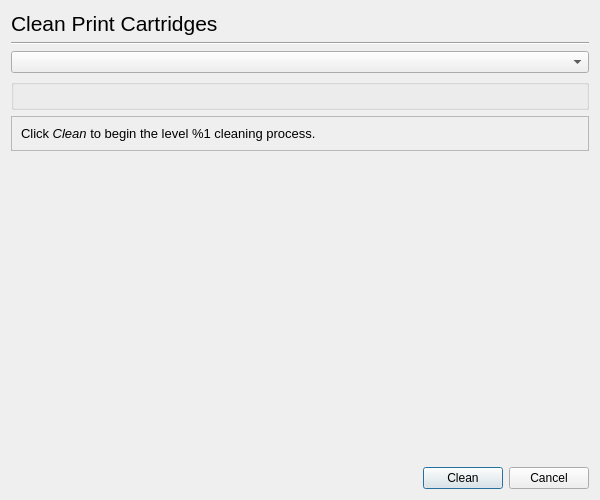
<ui version="4.0" >
 <class>Dialog</class>
 <widget class="QDialog" name="Dialog" >
  <property name="geometry" >
   <rect>
    <x>0</x>
    <y>0</y>
    <width>600</width>
    <height>500</height>
   </rect>
  </property>
  <property name="windowTitle" >
   <string>HP Device Manager - Clean Print Cartridges</string>
  </property>
  <layout class="QGridLayout" >
   <item row="0" column="0" >
    <widget class="QLabel" name="label" >
     <property name="font" >
      <font>
       <pointsize>16</pointsize>
      </font>
     </property>
     <property name="text" >
      <string>Clean Print Cartridges</string>
     </property>
    </widget>
   </item>
   <item row="1" column="0" colspan="3" >
    <widget class="Line" name="line" >
     <property name="orientation" >
      <enum>Qt::Horizontal</enum>
     </property>
    </widget>
   </item>
   <item row="2" column="0" colspan="3" >
    <widget class="DeviceUriComboBox" name="DeviceComboBox" />
   </item>
   <item row="3" column="0" colspan="3" >
    <widget class="LoadPaperGroupBox" name="LoadPaper" >
     <property name="title" >
      <string/>
     </property>
    </widget>
   </item>
   <item row="4" column="0" colspan="3" >
    <widget class="QFrame" name="frame" >
     <property name="frameShape" >
      <enum>QFrame::StyledPanel</enum>
     </property>
     <property name="frameShadow" >
      <enum>QFrame::Raised</enum>
     </property>
     <layout class="QGridLayout" >
      <item row="0" column="0" >
       <widget class="QLabel" name="Prompt" >
        <property name="text" >
         <string>&lt;html>&lt;head>&lt;meta name="qrichtext" content="1" />&lt;style type="text/css">
p, li { white-space: pre-wrap; }
&lt;/style>&lt;/head>&lt;body style=" font-family:'Sans Serif'; font-size:9pt; font-weight:400; font-style:normal;">
&lt;p style=" margin-top:0px; margin-bottom:0px; margin-left:0px; margin-right:0px; -qt-block-indent:0; text-indent:0px; font-family:'DejaVu Sans'; font-size:10pt;">Click&lt;span style=" font-style:italic;"> Clean&lt;/span> to begin the level %1 cleaning process.&lt;/p>&lt;/body>&lt;/html></string>
        </property>
        <property name="textFormat" >
         <enum>Qt::RichText</enum>
        </property>
        <property name="wordWrap" >
         <bool>true</bool>
        </property>
       </widget>
      </item>
     </layout>
    </widget>
   </item>
   <item row="5" column="0" colspan="3" >
    <spacer>
     <property name="orientation" >
      <enum>Qt::Vertical</enum>
     </property>
     <property name="sizeHint" >
      <size>
       <width>571</width>
       <height>71</height>
      </size>
     </property>
    </spacer>
   </item>
   <item row="6" column="0" >
    <spacer>
     <property name="orientation" >
      <enum>Qt::Horizontal</enum>
     </property>
     <property name="sizeHint" >
      <size>
       <width>361</width>
       <height>20</height>
      </size>
     </property>
    </spacer>
   </item>
   <item row="6" column="1" >
    <widget class="QPushButton" name="CleanButton" >
     <property name="text" >
      <string>Clean</string>
     </property>
    </widget>
   </item>
   <item row="6" column="2" >
    <widget class="QPushButton" name="CancelButton" >
     <property name="text" >
      <string>Cancel</string>
     </property>
    </widget>
   </item>
  </layout>
 </widget>
 <customwidgets>
  <customwidget>
   <class>DeviceUriComboBox</class>
   <extends>QComboBox</extends>
   <header>deviceuricombobox.h</header>
  </customwidget>
  <customwidget>
   <class>LoadPaperGroupBox</class>
   <extends>QGroupBox</extends>
   <header>loadpapergroupbox.h</header>
   <container>1</container>
  </customwidget>
 </customwidgets>
 <resources/>
 <connections/>
</ui>
